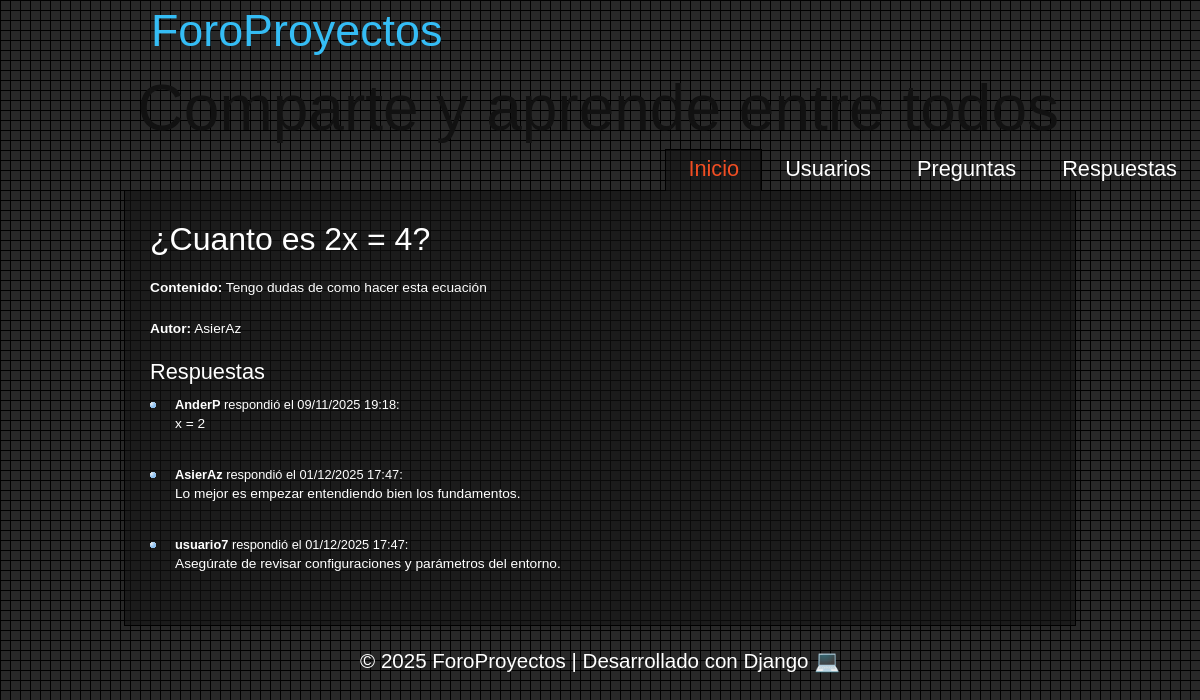
Page /ForoProyectos/pregunta/1 on the committed database.
### ForoProyectos/models.py (models this page shows, shortened)
class Pregunta(models.Model):
    titulo = models.CharField(max_length=200)
    contenido = models.TextField(max_length=2000)
    autor = models.ForeignKey(Usuario, on_delete=models.CASCADE, related_name="preguntas")
    foto = models.URLField(blank=True, null=True)
    class Meta:
        verbose_name = "Pregunta"
        verbose_name_plural = "Preguntas"

class Usuario(models.Model):
    username = models.CharField(max_length=150)
    email = models.EmailField(unique=True)
    contraseña = models.CharField(max_length=128)
    foto = models.URLField(blank=True, null=True)
    class Meta:
        verbose_name = "Usuario"
        verbose_name_plural = "Usuarios"
    def __str__(self):
        return self.username

class Respuesta(models.Model):
    contenido = models.TextField(max_length=2000)
    autor = models.ForeignKey(Usuario, on_delete=models.CASCADE, related_name="respuestas_autor")
    pregunta = models.ForeignKey(Pregunta, on_delete=models.CASCADE, related_name="respuestas")
    foto = models.URLField(blank=True, null=True)
    fecha_publicacion = models.DateTimeField(auto_now_add=True)
    class Meta:
        verbose_name = "Respuesta"
        verbose_name_plural = "Respuestas"

### ForoProyectos/views.py (the view)
# urls.py: path('pregunta/<int:pk>', views.PreguntaDetailView.as_view(), name='detalle_preguntas'),
class PreguntaDetailView(DetailView):
    model = Pregunta
    template_name = "pregunta/detalle_preguntas.html"
    context_object_name = "pregunta"

### ForoProyectos/templates/pregunta/detalle_preguntas.html (shortened to what this page needs)
{% extends 'base.html' %}
{% block contenido %}
    <h1>{{ pregunta.titulo }}</h1>
    <p><strong>Contenido:</strong> {{ pregunta.contenido }}</p>
    <p><strong>Autor:</strong> {{ pregunta.autor }}</p>
    <h2>Respuestas</h2>
    {% if pregunta.respuestas.all %}
        <ul>
            {% for respuesta in pregunta.respuestas.all %}
                <li>
                    <strong>{{ respuesta.autor.username }}</strong> respondió el {{ respuesta.fecha_publicacion|date:"d/m/Y H:i" }}:
                    <p>{{ respuesta.contenido }}</p>
                </li>
            {% empty %}
                <li>No hay respuestas aún.</li>
            {% endfor %}
        </ul>
    {% endif %}
{% endblock %}

### ForoProyectos/static/style/style.css (style rules this page uses)
html { height: 100%; }
* { margin: 0; padding: 0; }
body { font: normal .80em 'trebuchet ms', arial, sans-serif; background: #F7F7F7 url(pattern.png) fixed; color: #fff; }
p { padding: 0 0 20px 0; line-height: 1.5em; font-size: 107%; }
h1, h2, h3, h4, h5, h6 { font: normal 250% 'Yanone Kaffeesatz', arial, sans-serif; color: #FFF; margin: 0 0 15px 0; padding: 5px 0 5px 0; }
h2 { font: normal 170% 'Yanone Kaffeesatz', arial, sans-serif; color: #FFF; margin: 0; padding: 0 0 8px 0; }
ul { margin: 2px 0 22px 17px; }
ul li { list-style-type: circle; margin: 0 0 0 0; padding: 0 0 4px 5px; }
#content ul { margin: 2px 0 22px 0px; }
#content ul li { list-style-type: none; background: url(bullet.png) no-repeat; margin: 0 0 6px 0; padding: 0 0 4px 25px; line-height: 1.5em; }

### rows in the picture
Pregunta: titulo "¿Cuanto es 2x = 4?", contenido "Tengo dudas de como hacer esta ecuación", autor "AsierAz"
Respuesta: autor.username "AnderP", fecha_publicacion "09/11/2025 19:18", contenido "x = 2"
Respuesta: autor.username "AsierAz", fecha_publicacion "01/12/2025 17:47", contenido "Lo mejor es empezar entendiendo bien los fundamentos."
Respuesta: autor.username "usuario7", fecha_publicacion "01/12/2025 17:47", contenido "Asegúrate de revisar configuraciones y parámetros del entorno."
